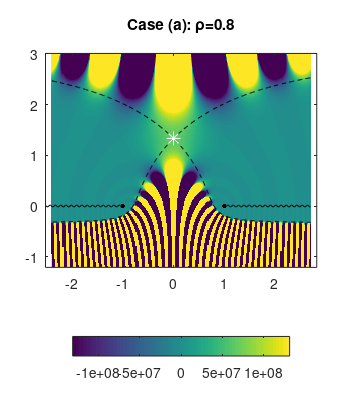
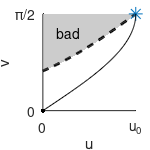
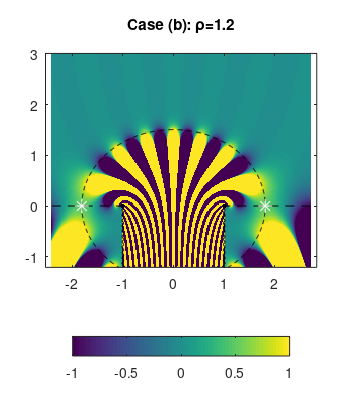

Write MATLAB code to recreate these figures, in order. (Note: this script raises an error after producing the figures.)
% make saddle point figs. Barnett 5/2/17

clear
% aaaaaaaaaaaaaaaaaaaaaaaaaaaaaaaaaaaaaaaaaaaaaaaaaaaaaaaaa
be = 30;   % beta freq param
dx = 0.02; gx=-2.4:dx:2.7; gy=-1.2:dx:3; % plotting
[xx yy] = meshgrid(gx,gy);
zz = xx+1i*yy;

rho = 0.8;  % case (a)
p = @(z) sqrt(1-z.^2) + 1i*rho*z;       % Olver's -p func upstairs in exp
F = @(z) exp(be*p(z));                  % integrand
figure; imagesc(gx,gy,real(F(zz)));
z0 = 1i*rho/sqrt(1-rho^2);  % saddle pt
siz = abs(F(z0)); caxis(siz*2*[-1 1]);
axis xy tight equal; v=axis; colorbar('southoutside')
%xlabel('Re z'); ylabel('Im z');
hold on; plot([-1 1],[0 0],'k.','markersize',10);
contour(gx,gy,real(p(zz)),real(p(z0))*[1 1],'--k'); % level curve re p @ saddle
plot(real(z0),imag(z0),'w*','markersize',10);
t = [1:dx:max(gx)]; h=0.02; y=h*sin(1.2*t/h); plot(t,y,'k-'); plot(-t,y,'k-');
axis(v);

title(sprintf('Case (a): \\rho=%g\n',rho));
set(gcf,'paperposition',[0 0 3.5 4]);
print -depsc2 saddlea.eps

% do the inset...
figure; %axes('position',[0.6 0.7 0.2 0.2]);
u0=atanh(rho);
u=(0:100)/100*u0; v=asin(sqrt(1-rho^2)./(cosh(u)-rho*sinh(u)));
patch(0.01+[u 0], [v pi/2],0.8*[1 1 1],'linestyle','none');
hold on; plot(u,v,'k--','linewidth',2);
text(0.15*u0,0.8*pi/2,'bad');
plot(u0,pi/2,'*','markersize',10); plot(0,0,'k.','markersize',10);
v = (0:100)/100*pi/2; u = atanh(rho)*sin(v); % example contour in ellip coords
plot(u,v,'k-');
axis([0 u0 0 pi/2]);
set(gca,'xtick',[0 u0],'xticklabel',{'0','u_0'}); xlabel('u');
set(gca,'ytick',[0 pi/2],'yticklabel',{'0','\pi/2'}); ylabel('v');
set(gcf,'paperposition',[0 0 1.5 1.5]);
print -depsc2 saddleauv.eps
% now add this to saddlea in xfig -> saddlea_lab

% bbbbbbbbbbbbbbbbbbbbbbbbbbbbbbbbbbbbbbbbbbbbbbbbbbbbbbbb
rho = 1.2;  % case (b)
th = pi/2;     % how much to rotate branches of sqrt!
sqrtr = @(z) exp(-0.5i*th)*sqrt(exp(1i*th)*z); % sqrt w/ branch cut at angle pi - th.
sqrtrm = @(z) exp(0.5i*th)*sqrt(exp(-1i*th)*z); % sqrt w/ branch cut at angle pi + th.
p = @(z) sqrtr(1-z).*sqrtrm(1+z) + 1i*rho*z;
F = @(z) exp(be*p(z));
figure; imagesc(gx,gy,real(F(zz)));
z0 = [-1 1]*rho/sqrt(rho^2-1);  % saddle pts
caxis([-1 1]);
axis xy tight equal; v=axis; colorbar('southoutside')
%xlabel('Re z'); ylabel('Im z');
hold on; plot([-1 1],[0 0],'k.','markersize',10);
plot([min(gx) max(gx); -1 1],zeros(2),'k--');
n=1e3; t=(0:n)/n*2*pi; plot(z0(1)*cos(t),z0(1)/rho*sin(t),'k--');
plot(real(z0),imag(z0),'w*','markersize',10);
t = [min(gy):dx:0]; y=1+h*sin(1.2*t/h); plot(y,t,'k-'); plot(-y,t,'k-');
axis(v);

title(sprintf('Case (b): \\rho=%g\n',rho));
set(gcf,'paperposition',[0 0 3.5 4]);
print -depsc2 saddleb.eps
% now add contour in xfig -> saddleb_lab

% cccccccccccccccccccccccccccccccccccccccccccccccccccccccccc, needs ft.m
beta = 30;
phi = @(z) exp(beta*(sqrt(1-z.^2)-1)) .* (abs(z)<=1);   % ES kernel
k=0:1e-2:2*beta;
L=1.0; phihat = ft(phi,L,k);

% saddle approx:
r = k/beta;  % rho
% (a), r<1 form...
sad = exp(beta*(sqrt(1-r.^2)-1)) .* (1-r.^2).^(-.75) * sqrt(2*pi/beta);
jtail = r>1; 
rt = r(jtail);
% (b), r>1 form...
sad(jtail) = sqrt(2*pi/beta)*exp(-beta)*2*sin(-pi/4+beta*sqrt(rt.^2-1)).*(rt.^2-1).^(-.75);    % use 2 saddle pts for k>beta

figure; semilogy(r,abs(phihat),'-'); axis([0 max(r) 1e-16 1e0]);
hold on; semilogy(r,abs(sad),'-'); semilogy(r,abs(sad-phihat),'--');
plot([1 1], [1e-12 1],'r--');
%legend('true (quadrature)','asymptotic (Thm. 4)','diff');
legend('true','Thm. 13','diff.');
xlabel('$\rho$','interpreter','latex');
ylabel('$|\hat\phi(\rho\beta)|$','interpreter','latex');
text(0,1e2,'(c)');
set(gcf,'paperposition',[0 0 2.5 3]);
print -depsc2 saddleft.eps
